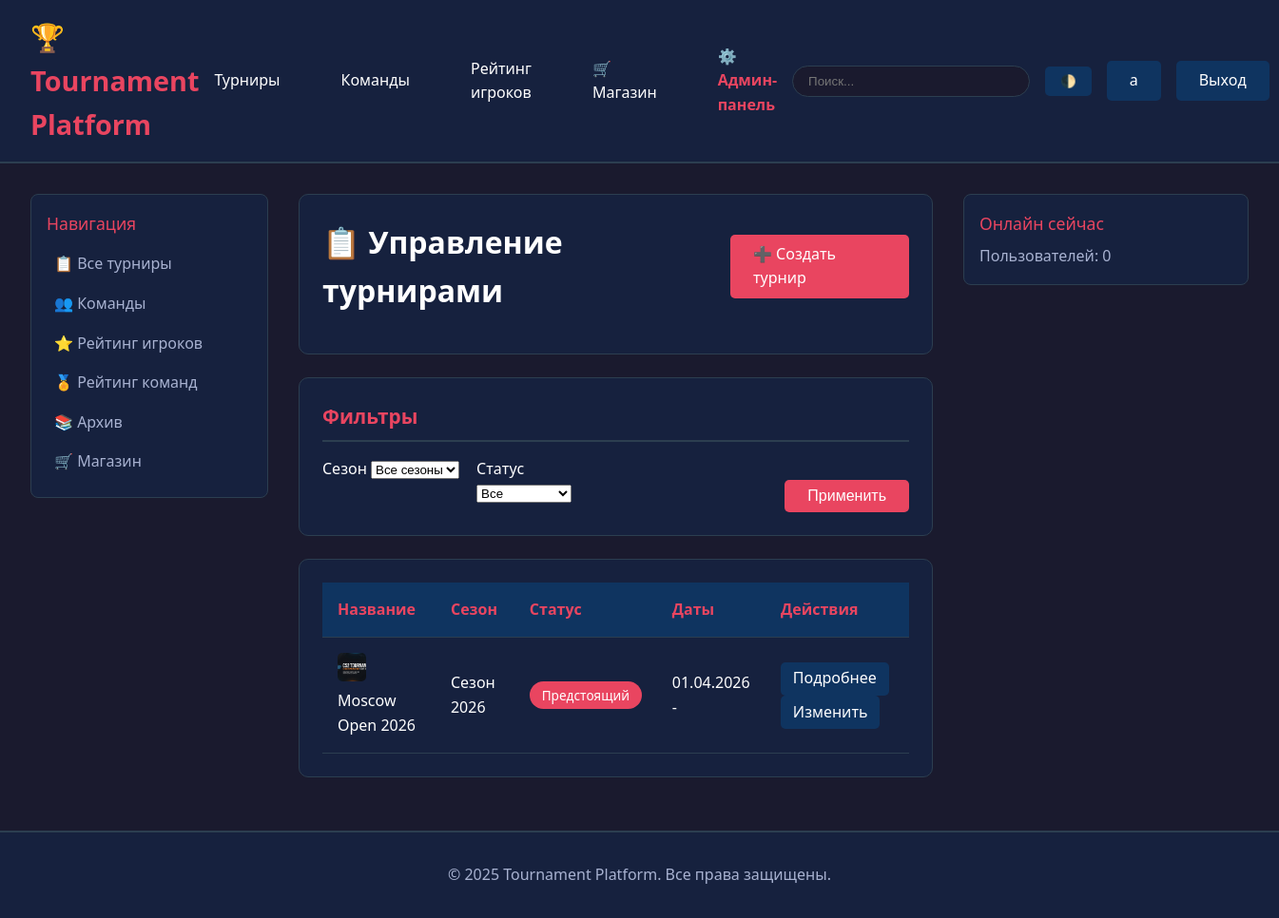
The page /admin-panel/tournaments/ (signed in) on the database its author committed.
### accounts/models.py (models this page shows, shortened)
class User(AbstractUser):
    ROLE_CHOICES = [
        ('player', 'Игрок'),
        ('captain', 'Капитан'),
        ('moderator', 'Модератор'),
        ('admin', 'Администратор'),
    ]
    role = models.CharField(max_length=20, choices=ROLE_CHOICES, default='player')
    discord_id = models.CharField(max_length=100, blank=True, null=True, unique=True)
    discord_username = models.CharField(max_length=100, blank=True, null=True)
    avatar = models.ImageField(upload_to='avatars/', blank=True, null=True)
    bio = models.TextField(blank=True)
    objects = CustomUserManager()
    class Meta:
        verbose_name = 'Пользователь'
        verbose_name_plural = 'Пользователи'

### tournaments/models.py (models this page shows, shortened)
class Tournament(models.Model):
    STATUS_CHOICES = [
        ('upcoming', 'Предстоящий'),
        ('registration', 'Регистрация'),
        ('ongoing', 'Идёт'),
        ('finished', 'Завершён'),
        ('cancelled', 'Отменён'),
    ]
    STAGE_TYPE_CHOICES = [
        ('round_robin', 'Круговая система'),
        ('swiss', 'Швейцарская система'),
        ('single_elimination', 'Single Elimination'),
        ('double_elimination', 'Double Elimination'),
        ('group_stage', 'Групповая стадия'),
    ]
    name = models.CharField(max_length=200, verbose_name='Название')
    slug = models.SlugField(unique=True)
    season = models.ForeignKey(Season, on_delete=models.CASCADE, related_name='tournaments')
    description = models.TextField(blank=True)
    logo = models.ImageField(upload_to='tournament_logos/', blank=True, null=True)
    status = models.CharField(max_length=20, choices=STATUS_CHOICES, default='upcoming')
    stage_type = models.CharField(max_length=30, choices=STAGE_TYPE_CHOICES, default='round_robin')
    start_date = models.DateField()
    end_date = models.DateField(blank=True, null=True)
    registration_start = models.DateField(blank=True, null=True)
    registration_end = models.DateField(blank=True, null=True)
    max_teams = models.IntegerField(default=16)
    stream_url = models.URLField(blank=True, verbose_name='Ссылка на трансляцию')
    created_at = models.DateTimeField(auto_now_add=True)
    updated_at = models.DateTimeField(auto_now=True)
    class Meta:
        verbose_name = 'Турнир'
        verbose_name_plural = 'Турниры'
        ordering = ['-start_date']

class Season(models.Model):
    name = models.CharField(max_length=100, verbose_name='Название сезона')
    number = models.IntegerField(verbose_name='Номер сезона', default=1)
    start_date = models.DateField(verbose_name='Дата начала')
    end_date = models.DateField(blank=True, null=True, verbose_name='Дата окончания')
    is_active = models.BooleanField(default=False, verbose_name='Активный')
    class Meta:
        verbose_name = 'Сезон'
        verbose_name_plural = 'Сезоны'
        ordering = ['-start_date']

### admin_panel/views.py (the view)
# urls.py: path('tournaments/', views.tournament_list, name='tournament_list'),
@login_required
@user_passes_test(is_admin)
def tournament_list(request):
    tournaments = Tournament.objects.all().select_related('season')
    season_id = request.GET.get('season')
    status = request.GET.get('status')
    if season_id:
        tournaments = tournaments.filter(season_id=season_id)
    if status:
        tournaments = tournaments.filter(status=status)
    seasons = Season.objects.all()
    context = {
        'tournaments': tournaments,
        'seasons': seasons,
    }
    return render(request, 'admin_panel/tournament_list.html', context)

### admin_panel/views.py (called while the page is built)
def is_admin(user):
    return user.is_authenticated and (user.is_staff or user.is_superuser)

### templates/admin_panel/tournament_list.html (shortened to what this page needs)
{% extends 'base.html' %}
{% block content %}
<div class="card">
    <div style="display: flex; justify-content: space-between; align-items: center; margin-bottom: 1rem;">
        <h1>📋 Управление турнирами</h1>
        <a href="{% url 'admin_panel:tournament_create' %}" class="btn btn-primary">➕ Создать турнир</a>
    </div>
</div>
<div class="card">
    <h2 class="card-title">Фильтры</h2>
    <form method="get" style="display: grid; grid-template-columns: repeat(3, 1fr) auto; gap: 1rem;">
        <div>
            <label>Сезон</label>
            <select name="season" class="form-control">
                <option value="">Все сезоны</option>
            </select>
        </div>
        <div>
            <label>Статус</label>
            <select name="status" class="form-control">
                <option value="">Все</option>
            </select>
        </div>
        <div></div>
        <button type="submit" class="btn btn-primary" style="margin-top: 1.5rem;">Применить</button>
    </form>
</div>
<div class="card">
    <div class="table-wrapper">
        <table>
            <thead>
                <tr>
                    <th>Название</th>
                    <th>Сезон</th>
                    <th>Статус</th>
                    <th>Даты</th>
                    <th>Действия</th>
                </tr>
            </thead>
            <tbody>
                {% for tournament in tournaments %}
                <tr>
                    <td>
                        {% if tournament.logo %}
                        <img src="{{ tournament.logo.url }}" class="team-logo" alt="{{ tournament.name }}">
                        {% endif %}
                        {{ tournament.name }}
                    </td>
                    <td>{{ tournament.season.name }}</td>
                    <td>
                        <span style="background: var(--accent); padding: 0.3rem 0.8rem; border-radius: 15px; font-size: 0.85rem;">
                            {{ tournament.get_status_display }}
                        </span>
                    </td>
                    <td>{{ tournament.start_date|date:"d.m.Y" }} - {{ tournament.end_date|date:"d.m.Y" }}</td>
                    <td>
                        <a href="{% url 'admin_panel:tournament_detail' tournament.id %}" class="btn btn-secondary" style="padding: 0.3rem 0.8rem;">Подробнее</a>
                        <a href="{% url 'admin_panel:tournament_edit' tournament.id %}" class="btn btn-secondary" style="padding: 0.3rem 0.8rem;">Изменить</a>
                    </td>
                </tr>
                {% empty %}
                <tr>
                    <td colspan="5" style="text-align: center; color: var(--text-secondary);">Нет турниров</td>
                </tr>
                {% endfor %}
            </tbody>
        </table>
    </div>
</div>
{% endblock %}

### templates/base.html (shortened to what this page needs)
<!DOCTYPE html>
<html lang="ru">
<head>
</head>
<body>
    <header>
        <div class="header-container">
            <a href="{% url 'tournaments:index' %}" class="logo">🏆 Tournament Platform</a>
<nav>
    <a href="{% url 'tournaments:tournament_list' %}">Турниры</a>
    {% if user.is_authenticated %}
        {% if user.role in 'player,captain' %}
            <a href="{% url 'teams:team_list' %}">Команды</a>
        {% else %}
            <a href="{% url 'teams:team_list' %}">Команды</a>
        {% endif %}
    {% else %}
        <a href="{% url 'teams:team_list' %}">Команды</a>
    {% endif %}
    <a href="{% url 'ratings:player_ratings' %}">Рейтинг игроков</a>
    <a href="{% url 'shop:index' %}">🛒 Магазин</a>
    {% if user.is_authenticated %}
        {% if user.is_staff or user.is_superuser %}
            <a href="{% url 'admin_panel:dashboard' %}" style="color: var(--accent); font-weight: bold;">
                ⚙️ Админ-панель
            </a>
        {% endif %}
    {% endif %}
</nav>
            <div class="user-menu">
                <div class="search-box">
                    <form action="{% url 'tournaments:search' %}" method="get">
                        <input type="text" name="q" placeholder="Поиск..." />
                    </form>
                </div>
                <button class="theme-toggle" onclick="toggleTheme()">🌓</button>
                {% if user.is_authenticated %}
                    <a href="{% url 'accounts:profile' user.username %}" class="btn btn-secondary">
                        {{ user.username }}
                    </a>
                    <a href="{% url 'accounts:logout' %}" class="btn btn-secondary">Выход</a>
                {% else %}
                    <a href="{% url 'accounts:login' %}" class="btn btn-primary">Вход</a>
                {% endif %}
            </div>
        </div>
    </header>
    <div class="container">
        <aside class="sidebar">
            <div class="sidebar-item">
                <div class="sidebar-title">Навигация</div>
                <a href="{% url 'tournaments:tournament_list' %}" class="sidebar-link">📋 Все турниры</a>
                <a href="{% url 'teams:team_list' %}" class="sidebar-link">👥 Команды</a>
                <a href="{% url 'ratings:player_ratings' %}" class="sidebar-link">⭐ Рейтинг игроков</a>
                <a href="{% url 'ratings:team_ratings' %}" class="sidebar-link">🏅 Рейтинг команд</a>
                <a href="{% url 'tournaments:archive' %}" class="sidebar-link">📚 Архив</a>
                <a href="{% url 'shop:index' %}" class="sidebar-link">🛒 Магазин</a>
            </div>
        </aside>
        <main>
            {% block content %}{% endblock %}
        </main>
        <aside class="sidebar">
            {% block right_sidebar %}
            <div class="sidebar-item">
                <div class="sidebar-title">Онлайн сейчас</div>
                <p style="color: var(--text-secondary);">Пользователей: {{ online_count|default:0 }}</p>
            </div>
            {% endblock %}
        </aside>
    </div>
    <footer>
        <p>&copy; 2025 Tournament Platform. Все права защищены.</p>
    </footer>
</body>
</html>

### templates/base.html (style rules this page uses)
* { margin: 0; padding: 0; box-sizing: border-box; }
.card img[alt*="tournament"], .card img[src*="tournament_logos"] { aspect-ratio: 1 / 1; object-fit: cover; }
:root { --primary-bg: #1a1a2e; --secondary-bg: #16213e; --card-bg: #0f3460; --accent: #e94560; --text-primary: #ffffff; --text-secondary: #a8b2d1; --border: #2c3e50; }
html { height: 100%; }
body { font-family: 'Segoe UI', Tahoma, Geneva, Verdana, sans-serif; background: var(--primary-bg); color: var(--text-primary); line-height: 1.6; display: flex; flex-direction: column; min-height: 100vh; }
header { background: var(--secondary-bg); padding: 1rem 0; border-bottom: 2px solid var(--border); position: sticky; top: 0; z-index: 1000; flex-shrink: 0; }
.header-container { max-width: 1600px; margin: 0 auto; padding: 0 2rem; display: flex; justify-content: space-between; align-items: center; }
.logo { font-size: 1.8rem; font-weight: bold; color: var(--accent); text-decoration: none; }
nav { display: flex; gap: 2rem; align-items: center; }
nav a { color: var(--text-primary); text-decoration: none; padding: 0.5rem 1rem; border-radius: 5px; transition: all 0.3s; }
.search-box { position: relative; }
.search-box input { padding: 0.5rem 1rem; border: 1px solid var(--border); border-radius: 20px; background: var(--primary-bg); color: var(--text-primary); width: 250px; }
.user-menu { display: flex; gap: 1rem; align-items: center; }
.btn { padding: 0.5rem 1.5rem; border: none; border-radius: 5px; cursor: pointer; text-decoration: none; display: inline-block; transition: all 0.3s; font-size: 1rem; }
.btn-primary { background: var(--accent); color: white; }
.btn-secondary { background: var(--card-bg); color: var(--text-primary); }
.container { max-width: 1600px; margin: 0 auto; padding: 2rem; display: grid; grid-template-columns: 250px 1fr 300px; gap: 2rem; flex: 1 0 auto; }
.card { background: var(--secondary-bg); border-radius: 10px; padding: 1.5rem; margin-bottom: 1.5rem; border: 1px solid var(--border); }
.card-title { font-size: 1.3rem; margin-bottom: 1rem; color: var(--accent); border-bottom: 2px solid var(--border); padding-bottom: 0.5rem; }
.table-wrapper { overflow-x: auto; }
table { width: 100%; border-collapse: collapse; background: var(--secondary-bg); }
th, td { padding: 1rem; text-align: left; border-bottom: 1px solid var(--border); }
th { background: var(--card-bg); color: var(--accent); font-weight: 600; }
.team-logo { width: 30px; height: 30px; border-radius: 5px; }
.sidebar { position: sticky; top: 80px; height: fit-content; }
.sidebar-item { background: var(--secondary-bg); padding: 1rem; border-radius: 8px; margin-bottom: 1rem; border: 1px solid var(--border); }
.sidebar-title { font-size: 1.1rem; margin-bottom: 0.5rem; color: var(--accent); }
.sidebar-link { display: block; color: var(--text-secondary); text-decoration: none; padding: 0.5rem; border-radius: 5px; transition: all 0.3s; }
footer { background: var(--secondary-bg); padding: 2rem 0; margin-top: auto; border-top: 2px solid var(--border); text-align: center; color: var(--text-secondary); flex-shrink: 0; }
.theme-toggle { background: var(--card-bg); border: none; color: var(--text-primary); padding: 0.5rem 1rem; border-radius: 5px; cursor: pointer; }

### rows shown on the page
User: username "a"
Tournament: logo (picture), name "Moscow Open 2026", season.name "Сезон 2026", status "Предстоящий", start_date "01.04.2026"

### other values the page prints
{{ online_count|default:0 }} "0"
